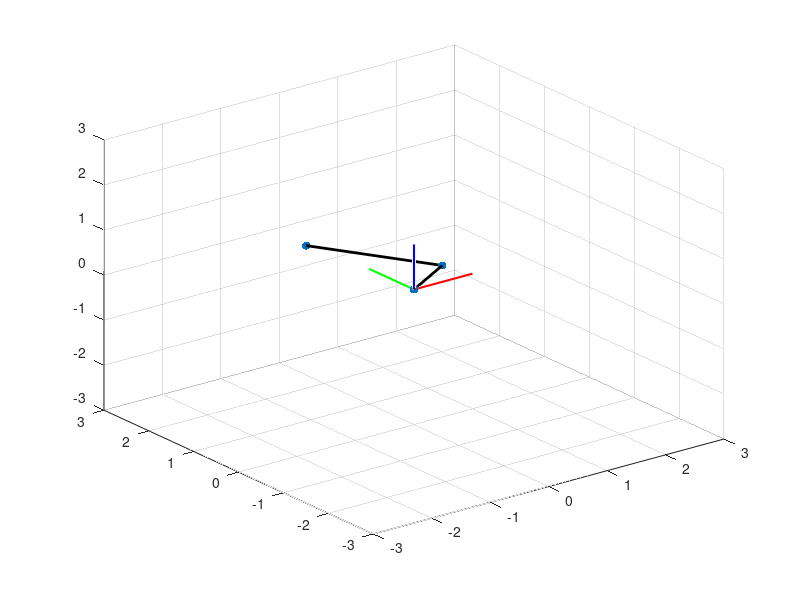

This chart was generated by the following MATLAB code:
clear;
close all;
clc;

Lr = 1;
sita_degree = 30;
sita_rad = deg2rad(sita_degree);


p0 = [0;0;0];
d01 = [Lr;0;0];
p1 = rotz(sita_degree) * d01



Lp = 2;
alpha_degree = 90;
d12 = [0;0;-Lp];
p2 = p1 + rotz(sita_degree) * rotx(alpha_degree) * d12



% gather the coordinates and make them into x y z representaion
x = [p0(1), p1(1), p2(1)];
y = [p0(2), p1(2), p2(2)];
z = [p0(3), p1(3), p2(3)];


% plot the axis
plot3([0 1],[0 0],[0 0],'r','LineWidth',1.5);
hold on;
plot3([0 0],[0 1],[0 0],'g','LineWidth',1.5);
plot3([0 0],[0 0],[0 1],'b','LineWidth',1.5);
axis([-3,3,-3,3,-3,3]);


scatter3(x,y,z,'filled','LineWidth',5);
plot3(x,y,z,'black','LineWidth',2);
grid on;



